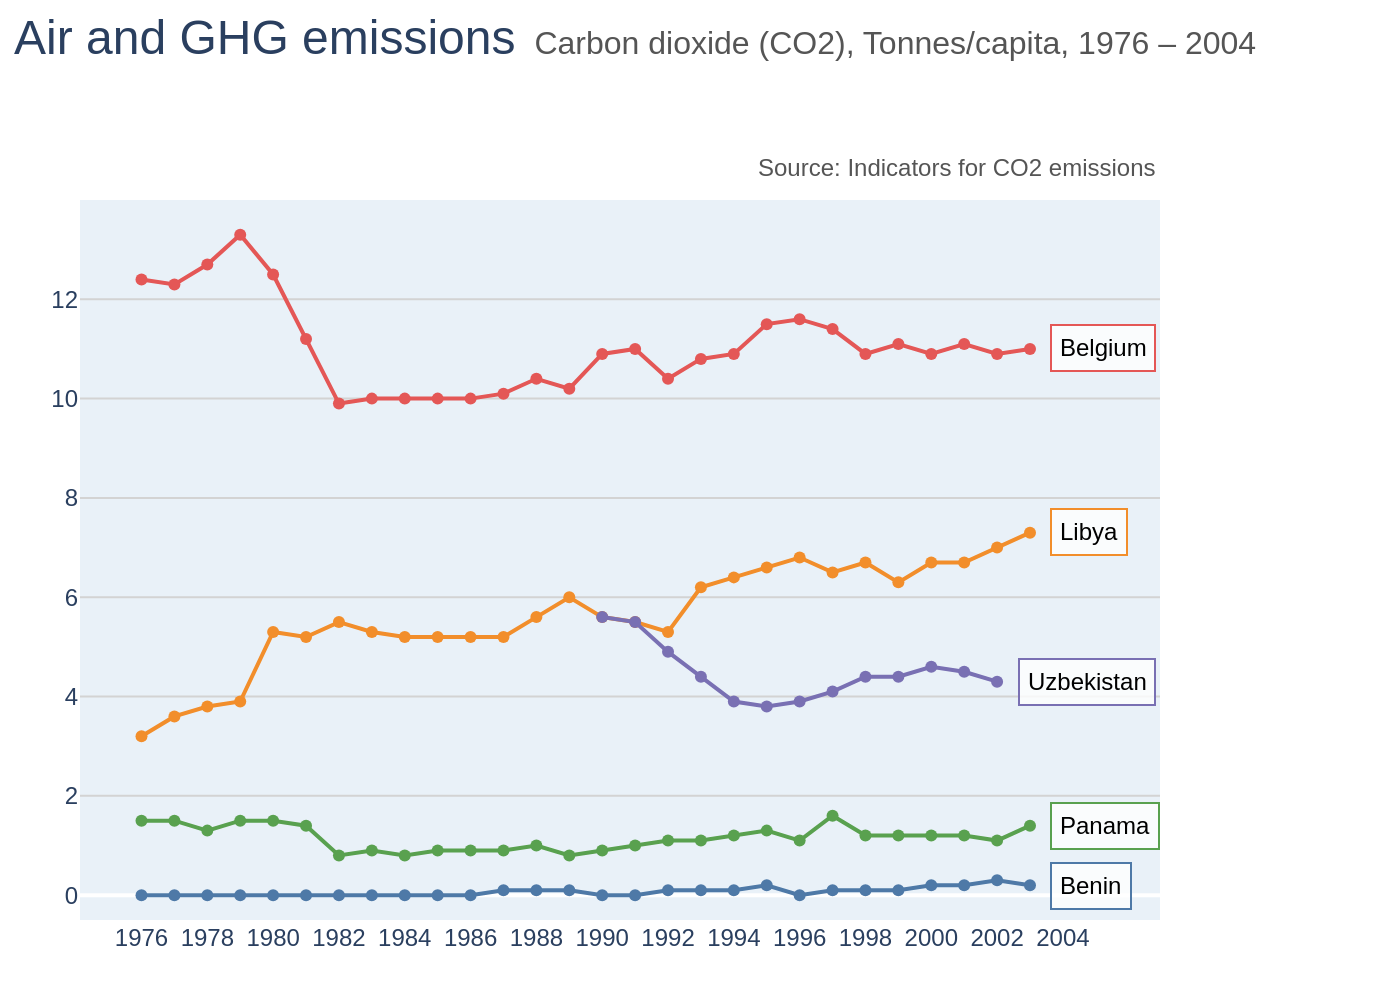

This chart was generated by the following Python code:
import sys
import json
import os
import plotly.graph_objects as go

if len(sys.argv) != 2:
    print(f"Usage: python {os.path.basename(__file__)} <json_file_path>")
    sys.exit(1)

json_file_path = sys.argv[1]

try:
    with open(json_file_path, 'r', encoding='utf-8') as f:
        config = json.load(f)
except FileNotFoundError:
    print(f"Error: JSON file not found at {json_file_path}")
    sys.exit(1)
except json.JSONDecodeError:
    print(f"Error: Could not decode JSON from {json_file_path}")
    sys.exit(1)

chart_data = config['chart_data']
texts = config['texts']
colors = config['colors']

fig = go.Figure()

annotations = []
for i, series in enumerate(chart_data):
    fig.add_trace(go.Scatter(
        x=series['x'],
        y=series['y'],
        mode='lines+markers',
        name=series['name'],
        line=dict(color=colors[i], width=2),
        marker=dict(symbol='circle', size=6),
        connectgaps=False
    ))

    last_x, last_y = None, None
    for x_val, y_val in reversed(list(zip(series['x'], series['y']))):
        if y_val is not None:
            last_x = x_val
            last_y = y_val
            break
            
    if last_x is not None and last_y is not None:
        annotations.append(
            dict(
                x=last_x,
                y=last_y,
                text=series['name'],
                showarrow=False,
                xanchor='left',
                yanchor='middle',
                xshift=10,
                font=dict(
                    family="Arial",
                    size=12,
                    color="black"
                ),
                bgcolor="rgba(255, 255, 255, 0.8)",
                bordercolor=colors[i],
                borderwidth=1,
                borderpad=4
            )
        )

title_text = f"<span style='font-size: 24px;'>{texts['title']}</span>  <span style='font-size: 16px; color: #555555;'>{texts['subtitle']}</span>"

fig.update_layout(
    title=dict(
        text=title_text,
        y=0.97,
        x=0.01,
        xanchor='left',
        yanchor='top'
    ),
    xaxis=dict(
        showline=False,
        showgrid=False,
        tickmode='array',
        tickvals=list(range(1976, 2005, 2)),
        tickfont=dict(size=12, family="Arial")
    ),
    yaxis=dict(
        showline=False,
        showgrid=True,
        gridcolor='#d3d3d3',
        gridwidth=1,
        range=[-0.5, 14],
        tickmode='array',
        tickvals=list(range(0, 13, 2)),
        tickfont=dict(size=12, family="Arial")
    ),
    font=dict(
        family="Arial"
    ),
    plot_bgcolor='#e9f1f8',
    paper_bgcolor='white',
    showlegend=False,
    margin=dict(l=40, r=120, t=100, b=40),
    annotations=annotations + [
        dict(
            text=texts['source'],
            showarrow=False,
            xref="paper",
            yref="paper",
            x=1.0,
            y=1.02,
            xanchor='right',
            yanchor='bottom',
            font=dict(size=12, color="#555555", family="Arial")
        )
    ]
)

base_filename = os.path.splitext(os.path.basename(json_file_path))[0]
output_filename = f"{base_filename}.png"

fig.write_image(output_filename, scale=2)

print(f"Chart saved to {output_filename}")
